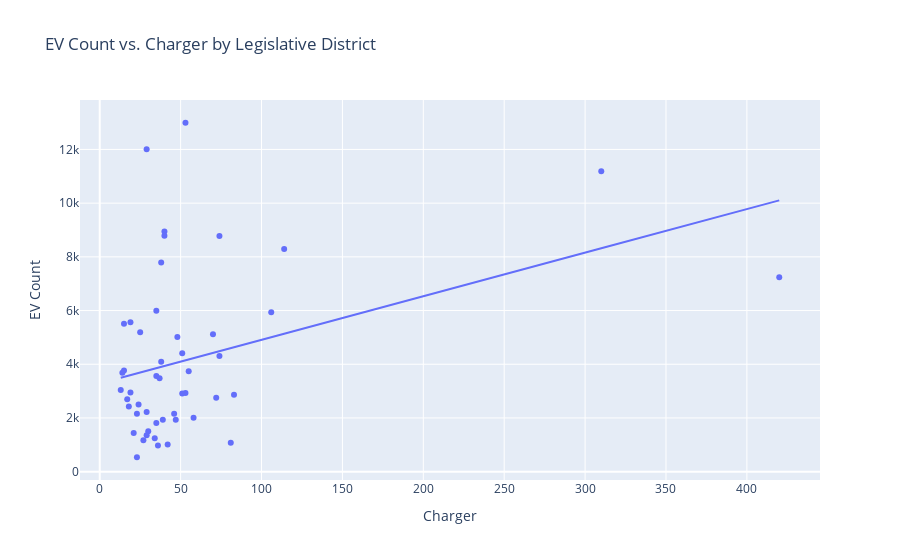

Write notebook code for a chart like this one.
### Code cell
# Plotly

fig_charger= px.scatter(ev_merged
                        , x='charger_count'
                        , y='ev_count'
                        , hover_data=['legislative_district']
                        , title='EV Count vs. Charger by Legislative District'
                        , trendline='ols')
fig_charger.update_xaxes(title='Charger')
fig_charger.update_yaxes(title='EV Count')
fig_charger.show()

### Figure 1 — Plotly figure (JSON) as saved in the notebook; plotly's stock layout.template omitted (floating-point values rounded to 4 significant figures)
{"data": [{"customdata": [["41"], ["45"], ["48"], ["1"], ["5"], ["11"], ["36"], ["46"], ["43"], ["37"], ["34"], ["44"], ["18"], ["21"], ["22"], ["32"], ["23"], ["40"], ["26"], ["47"], ["33"], ["31"], ["10"], ["17"], ["39"], ["35"], ["42"], ["49"], ["27"], ["24"], ["28"], ["30"], ["2"], ["25"], ["38"], ["8"], ["6"], ["12"], ["20"], ["4"], ["13"], ["29"], ["14"], ["19"], ["9"], ["16"], ["3"], ["7"], ["15"]], "hovertemplate": "charger_count=%{x}<br>ev_count=%{y}<br>legislative_district=%{customdata[0]}<extra></extra>", "legendgroup": "", "marker": {"color": "#636efa", "symbol": "circle"}, "mode": "markers", "name": "", "orientation": "v", "showlegend": false, "type": "scatter", "x": [53, 29, 310, 40, 40, 74, 114, 38, 420, 35, 106, 19, 15, 25, 70, 48, 51, 74, 38, 15, 55, 14, 35, 37, 13, 19, 53, 51, 83, 72, 17, 24, 18, 29, 46, 23, 58, 39, 47, 35, 30, 21, 29, 34, 27, 81, 42, 36, 23], "xaxis": "x", "y": [12994, 12003, 11184, 8946, 8787, 8773, 8297, 7790, 7236, 5994, 5933, 5565, 5508, 5188, 5122, 5014, 4409, 4303, 4095, 3772, 3739, 3684, 3566, 3477, 3045, 2952, 2930, 2913, 2865, 2749, 2698, 2504, 2424, 2219, 2161, 2158, 2004, 1934, 1929, 1810, 1503, 1443, 1356, 1248, 1171, 1080, 1012, 973, 537], "yaxis": "y"}, {"hovertemplate": "<b>OLS trendline</b><br>ev_count = 16.2297 * charger_count + 3287.67<br>R<sup>2</sup>=0.138556<br><br>charger_count=%{x}<br>ev_count=%{y} <b>(trend)</b><extra></extra>", "legendgroup": "", "marker": {"color": "#636efa", "symbol": "circle"}, "mode": "lines", "name": "", "showlegend": false, "type": "scatter", "x": [13, 14, 15, 15, 17, 18, 19, 19, 21, 23, 23, 24, 25, 27, 29, 29, 29, 30, 34, 35, 35, 35, 36, 37, 38, 38, 39, 40, 40, 42, 46, 47, 48, 51, 51, 53, 53, 55, 58, 70, 72, 74, 74, 81, 83, 106, 114, 310, 420], "xaxis": "x", "y": [3499.0, 3515.0, 3531.0, 3531.0, 3564.0, 3580.0, 3596.0, 3596.0, 3628.0, 3661.0, 3661.0, 3677.0, 3693.0, 3726.0, 3758.0, 3758.0, 3758.0, 3775.0, 3839.0, 3856.0, 3856.0, 3856.0, 3872.0, 3888.0, 3904.0, 3904.0, 3921.0, 3937.0, 3937.0, 3969.0, 4034.0, 4050.0, 4067.0, 4115.0, 4115.0, 4148.0, 4148.0, 4180.0, 4229.0, 4424.0, 4456.0, 4489.0, 4489.0, 4602.0, 4635.0, 5008.0, 5138.0, 8319.0, 10100.0], "yaxis": "y"}], "layout": {"autosize": true, "legend": {"tracegroupgap": 0}, "title": {"text": "EV Count vs. Charger by Legislative District"}, "xaxis": {"anchor": "y", "autorange": true, "domain": [0, 1], "range": [-13.51, 446.5], "title": {"text": "Charger"}, "type": "linear"}, "yaxis": {"anchor": "x", "autorange": true, "domain": [0, 1], "range": [-491.0, 14020.0], "title": {"text": "EV Count"}, "type": "linear"}}}
